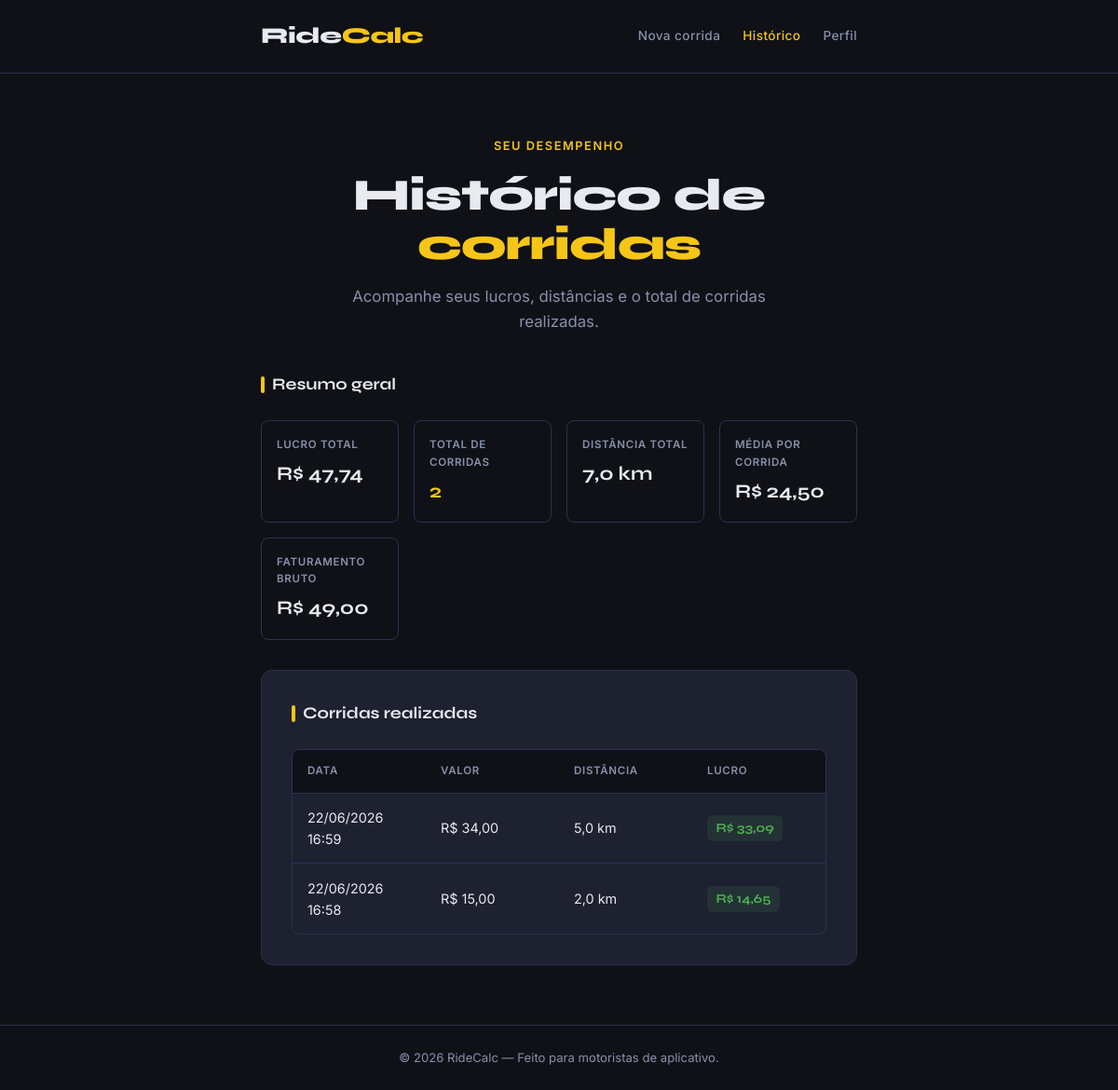
Before: /rotecalc/historico/ (signed in) with the older database file.
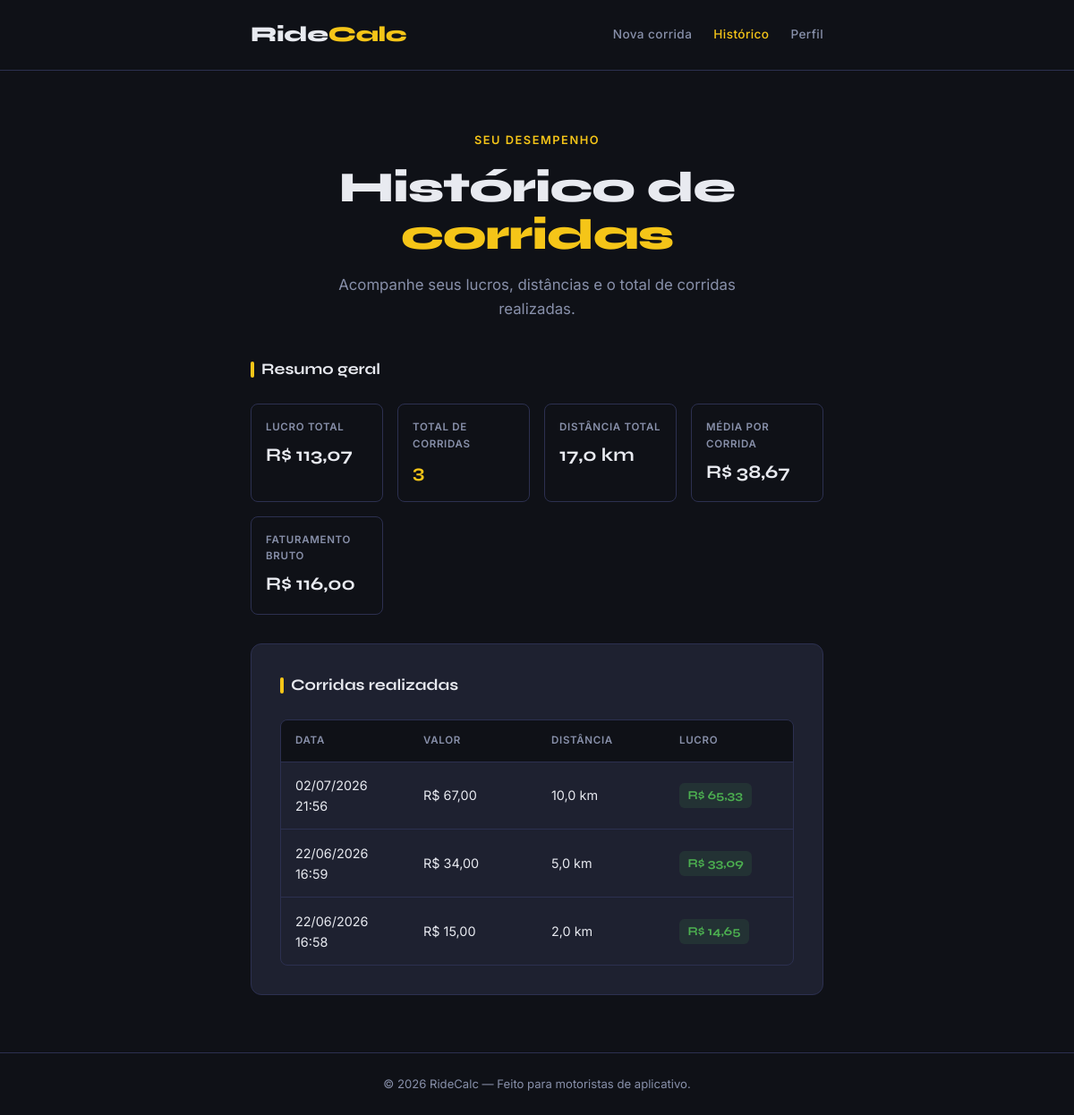
After: the same page with the newer database file.
### rotecalc/models.py (models this page shows)
class Corrida(models.Model):
    motorista = models.ForeignKey(Motorista, on_delete=models.CASCADE)
    distancia = models.FloatField()
    valor_corrida = models.FloatField()
    lucro = models.FloatField()
    data = models.DateTimeField(auto_now_add=True)

### rotecalc/views.py (the view)
# urls.py: path('historico/', views.historico_app, name="historico_app"),
@login_required
def historico_app(request):
    if request.method == 'GET':
        motorista = request.user
        corridas = Corrida.objects.filter(motorista=motorista).order_by('-data')
        resultado = calcular_metricas(motorista)
        return render(request, 'historico.html', context={
        "lucro_total" : resultado["lucro_total"],
        "distancia_total" : resultado["distancia_total"],
        "soma_corridas" : resultado["soma_corridas"],
        "total_corridas": resultado["total_corridas"],
        "media_corridas": resultado["media_corridas"],
        "corridas" : corridas,
        })

### rotecalc/views.py (called while the page is built)
def calcular_metricas(motorista):
    corridas = Corrida.objects.filter(motorista=motorista)
    lucro_total = 0
    distancia_total = 0
    soma_corridas = 0
    media_corridas = 0
    for corrida in corridas:
        lucro_total += corrida.lucro
        distancia_total += corrida.distancia
        soma_corridas += corrida.valor_corrida
    total_corridas = corridas.count()
    if total_corridas > 0:
        media_corridas = soma_corridas / total_corridas
    return{
        "lucro_total" : lucro_total,
        "distancia_total" : distancia_total,
        "soma_corridas" : soma_corridas,
        "total_corridas": total_corridas,
        "media_corridas": media_corridas,
    }

### rotecalc/templates/historico.html (shortened to what this page needs)
{% load static %}
<!DOCTYPE html>
<html lang="pt-BR">
<head>
  <link rel="stylesheet" href="{% static 'css/style.css' %}">
  <link rel="stylesheet" href="{% static 'css/historico.css' %}">
</head>
<body>
  <header class="cabecalho">
    <div class="container">
      <a href="{% url 'corridas_app' %}" class="logo">Ride<span>Calc</span></a>
      <nav class="nav-links">
        <a href="{% url 'corridas_app' %}" class="nav-link">Nova corrida</a>
        <a href="{% url 'historico_app' %}" class="nav-link ativo">Histórico</a>
        <a href="{% url 'perfil_app' %}" class="nav-link">Perfil</a>
      </nav>
    </div>
  </header>
  <main>
    <section class="hero" aria-labelledby="titulo-hero">
      <div class="container">
        <span class="hero-eyebrow">Seu desempenho</span>
        <h1 id="titulo-hero">Histórico de <em>corridas</em></h1>
        <p>Acompanhe seus lucros, distâncias e o total de corridas realizadas.</p>
      </div>
    </section>
    <section class="metricas" aria-labelledby="titulo-metricas">
      <div class="container">
        <h2 class="card-titulo" id="titulo-metricas">Resumo geral</h2>
        <div class="metricas-grade">
          <div class="metrica-item">
            <p class="metrica-rotulo">Lucro total</p>
            <p class="metrica-numero positivo">R$ {{ lucro_total | floatformat:2 }}</p>
          </div>
          <div class="metrica-item">
            <p class="metrica-rotulo">Total de corridas</p>
            <p class="metrica-numero destaque">{{ total_corridas }}</p>
          </div>
          <div class="metrica-item">
            <p class="metrica-rotulo">Distância total</p>
            <p class="metrica-numero">{{ distancia_total | floatformat:1 }} km</p>
          </div>
          <div class="metrica-item">
            <p class="metrica-rotulo">Média por corrida</p>
            <p class="metrica-numero">R$ {{ media_corridas | floatformat:2 }}</p>
          </div>
          <div class="metrica-item">
            <p class="metrica-rotulo">Faturamento bruto</p>
            <p class="metrica-numero">R$ {{ soma_corridas | floatformat:2 }}</p>
          </div>
        </div>
      </div>
    </section>
    <section class="historico-section" aria-labelledby="titulo-historico">
      <div class="container">
        <article class="card">
          <h2 class="card-titulo" id="titulo-historico">Corridas realizadas</h2>
          {% if corridas %}
            <div class="tabela-wrapper">
              <table class="tabela-corridas" role="table">
                <thead>
                  <tr>
                    <th scope="col">Data</th>
                    <th scope="col">Valor</th>
                    <th scope="col">Distância</th>
                    <th scope="col">Lucro</th>
                  </tr>
                </thead>
                <tbody>
                  {% for corrida in corridas %}
                  <tr>
                    <td>{{ corrida.data | date:"d/m/Y H:i" }}</td>
                    <td>R$ {{ corrida.valor_corrida | floatformat:2 }}</td>
                    <td>{{ corrida.distancia | floatformat:1 }} km</td>
                    <td>
                      {% if corrida.lucro > 0 %}
                        <span class="lucro-badge positivo">R$ {{ corrida.lucro | floatformat:2 }}</span>
                      {% else %}
                        <span class="lucro-badge negativo">R$ {{ corrida.lucro | floatformat:2 }}</span>
                      {% endif %}
                    </td>
                  </tr>
                  {% endfor %}
                </tbody>
              </table>
            </div>
          {% endif %}
        </article>
      </div>
    </section>
  </main>
  <footer class="rodape">
    <div class="container">
      <p>© 2026 RideCalc &mdash; Feito para motoristas de aplicativo.</p>
    </div>
  </footer>
</body>
</html>

### templates/static/css/style.css (style rules this page uses)
:root { --cor-fundo: #0F1117; --cor-card: #1E2130; --cor-borda: #2C3050; --cor-acento: #F5C518; --cor-acento-hover: #FFD740; --cor-texto: #E8EAF0; --cor-texto-fraco: #8890AA; --cor-sucesso: #4CAF50; --cor-perigo: #F44336; --fonte-titulo: 'Syne', sans-serif; --fonte-corpo: 'Inter', sans-serif; --raio-borda: 12px; }
*, *::before, *::after { box-sizing: border-box; margin: 0; padding: 0; }
body { background-color: var(--cor-fundo); color: var(--cor-texto); font-family: var(--fonte-corpo); font-size: 1rem; line-height: 1.6; min-height: 100vh; }
.container { max-width: 680px; margin: 0 auto; padding: 0 1.25rem; }
.cabecalho { border-bottom: 1px solid var(--cor-borda); padding: 1.25rem 0; }
.cabecalho .container { display: flex; align-items: center; justify-content: space-between; }
.logo { font-family: var(--fonte-titulo); font-size: 1.5rem; font-weight: 800; color: var(--cor-texto); text-decoration: none; letter-spacing: -0.5px; }
.logo span { color: var(--cor-acento); }
.hero { padding: 4rem 0 2.5rem; text-align: center; }
.hero-eyebrow { display: inline-block; color: var(--cor-acento); font-size: 0.8rem; font-weight: 600; letter-spacing: 0.12em; text-transform: uppercase; margin-bottom: 1rem; }
.hero h1 { font-family: var(--fonte-titulo); font-size: clamp(2rem, 6vw, 3rem); font-weight: 800; line-height: 1.1; letter-spacing: -1px; margin-bottom: 1rem; }
.hero h1 em { color: var(--cor-acento); font-style: normal; }
.hero p { color: var(--cor-texto-fraco); font-size: 1.05rem; max-width: 480px; margin: 0 auto; }
.card { background: var(--cor-card); border: 1px solid var(--cor-borda); border-radius: var(--raio-borda); padding: 2rem; }
.card-titulo { font-family: var(--fonte-titulo); font-size: 1.1rem; font-weight: 700; margin-bottom: 1.5rem; display: flex; align-items: center; gap: 0.5rem; }
.card-titulo::before { content: ''; display: inline-block; width: 4px; height: 1.1rem; background: var(--cor-acento); border-radius: 2px; }
.metricas-grade { display: grid; grid-template-columns: 1fr 1fr; gap: 1rem; }
.metrica-item { background: var(--cor-fundo); border: 1px solid var(--cor-borda); border-radius: 8px; padding: 1rem; }
.metrica-rotulo { font-size: 0.72rem; font-weight: 600; color: var(--cor-texto-fraco); text-transform: uppercase; letter-spacing: 0.06em; margin-bottom: 0.35rem; }
.metrica-numero { font-family: var(--fonte-titulo); font-size: 1.3rem; font-weight: 700; }
.metrica-numero.destaque { color: var(--cor-acento); }
.rodape { border-top: 1px solid var(--cor-borda); padding: 1.5rem 0; text-align: center; color: var(--cor-texto-fraco); font-size: 0.82rem; }
.nav-links { display: flex; gap: 1.5rem; align-items: center; }
.nav-link { font-size: 0.85rem; font-weight: 500; color: var(--cor-texto-fraco); text-decoration: none; letter-spacing: 0.03em; transition: color 0.2s; }
.nav-link.ativo { color: var(--cor-acento); }

### templates/static/css/historico.css (style rules this page uses)
.nav-links { display: flex; gap: 1.5rem; align-items: center; }
.nav-link { font-size: 0.85rem; font-weight: 500; color: var(--cor-texto-fraco); text-decoration: none; letter-spacing: 0.03em; transition: color 0.2s; }
.nav-link.ativo { color: var(--cor-acento); }
.metricas { padding: 0 0 2rem; }
.metricas .metricas-grade { grid-template-columns: repeat(auto-fit, minmax(140px, 1fr)); margin-top: 1rem; }
.historico-section { padding: 0 0 4rem; }
.tabela-wrapper { overflow-x: auto; border-radius: 8px; border: 1px solid var(--cor-borda); }
.tabela-corridas { width: 100%; border-collapse: collapse; font-size: 0.9rem; table-layout: fixed; }
.tabela-corridas thead { background: var(--cor-fundo); }
.tabela-corridas th { padding: 0.85rem 1rem; text-align: left; font-size: 0.72rem; font-weight: 600; color: var(--cor-texto-fraco); text-transform: uppercase; letter-spacing: 0.06em; border-bottom: 1px solid var(--cor-borda); }
.tabela-corridas td { padding: 0.9rem 1rem; border-bottom: 1px solid var(--cor-borda); color: var(--cor-texto); font-family: var(--fonte-corpo); }
.tabela-corridas tbody tr:last-child td { border-bottom: none; }
.lucro-badge { display: inline-block; font-family: var(--fonte-titulo); font-size: 0.85rem; font-weight: 700; padding: 0.2rem 0.6rem; border-radius: 6px; }
.lucro-badge.positivo { background: rgba(76, 175, 80, 0.12); color: var(--cor-sucesso); }

Changed rows visible on the page:
added Corrida: data "02/07/2026 21:56", valor_corrida "67,00", distancia "10,0", lucro "65,33"
Other visible differences:
{{ lucro_total | floatformat:2 }}: "47,74" → "113,07"
{{ total_corridas }}: "2" → "3"
{{ distancia_total | floatformat:1 }}: "7,0" → "17,0"
{{ media_corridas | floatformat:2 }}: "24,50" → "38,67"
{{ soma_corridas | floatformat:2 }}: "49,00" → "116,00"
